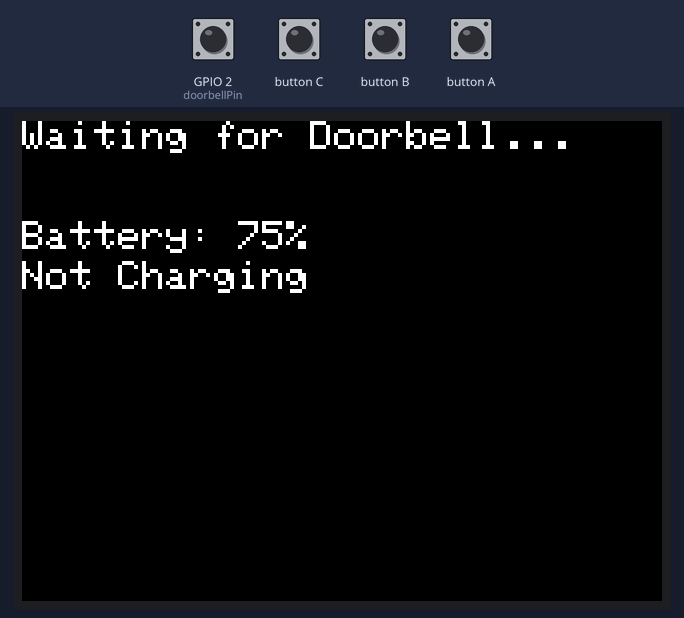
The sketch below on a simulated ESP32. Parts: 320×240 colour display. Inputs (shaded band) come from the test bench; at power-on: GPIO 2 (doorbellPin) HIGH. WiFi joins after 1.5 s; servers stay silent unless stated; uploads are accepted with an empty reply; what the sketch prints to the serial monitor is not drawn.

Above: at 3.0 s.
3.1 s: GPIO 2 (doorbellPin) driven LOW
At 4.4 s:
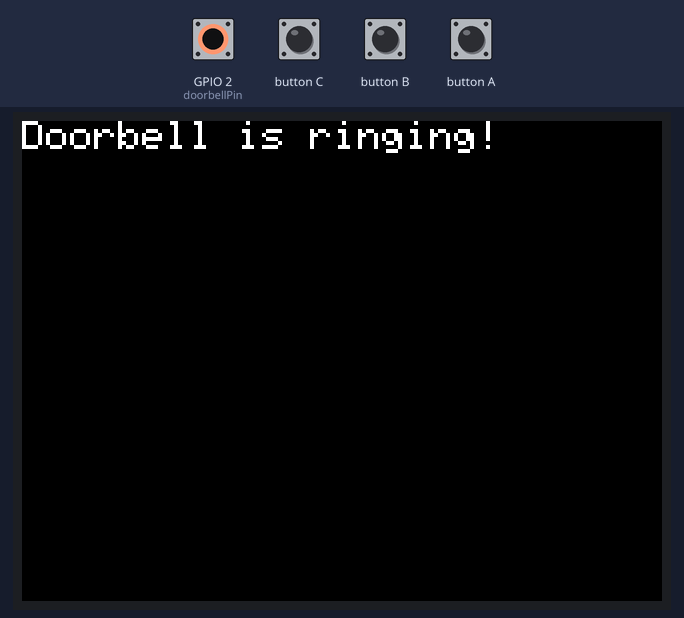
7.7 s: GPIO 2 (doorbellPin) pulsed LOW 5 times (0.12 s each, 0.3 s apart)
At 8.48 s:
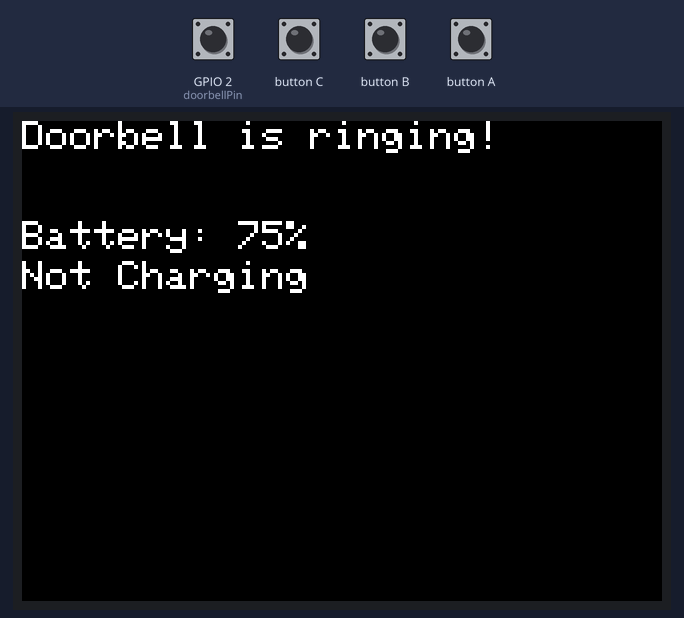
At 15.9 s:
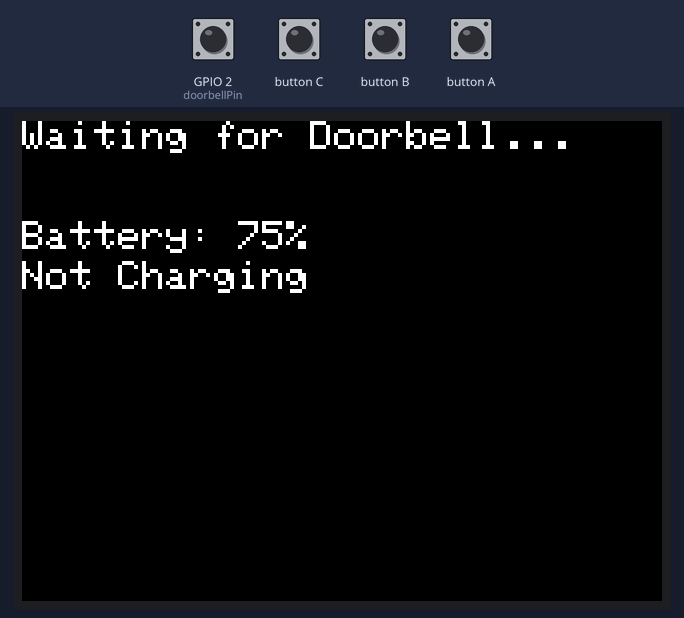
Timing chart, 0 to 16.7 s (numbered marks = the images above; inputs shaded):
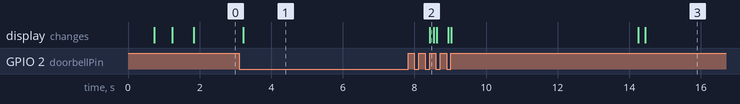

Measured:
- after the input at 3.1 s, the display: changes after 0.12 s (image 1)
- after the input at 7.7 s, the display: first differs from a run without the input after 0.83 s (image 3 shows a later state)

The sketch:

doorring.ino
```cpp
#include <M5Stack.h>  // M5Stackライブラリのインクルード
#include <WiFi.h>
#include <HTTPClient.h>

const char* ssid = "ssid";            // Wi-FiのSSID
const char* password = "pass";     // Wi-Fiのパスワード
const String lineToken = "Token"; // LINEチャネルアクセストークン

const int doorbellPin = 2;  // ドアホンのA接点出力を接続するGPIOピン番号
int previousState = HIGH;

void setup() {
  M5.begin();           // M5Stackの初期化
  M5.Power.begin();
  if(!M5.Power.canControl()) {
    //can't control.
    M5.Lcd.print("NG");
    return;
  }
  M5.Lcd.clear();       // LCD画面のクリア
  M5.Lcd.setTextSize(2); // テキストサイズの設定
  Serial.begin(115200);
  pinMode(doorbellPin, INPUT_PULLUP);

  // Wi-Fi接続
  WiFi.begin(ssid, password);
  M5.Lcd.print("Connecting to WiFi");
  while (WiFi.status() != WL_CONNECTED) {
    delay(500);
    Serial.print(".");
    M5.Lcd.print(".");
  }
  Serial.println("\nWiFi Connected");
  M5.Lcd.clear();
  M5.Lcd.setCursor(0, 0);
  M5.Lcd.print("Waiting for Doorbell...");
}

void loop() {
  int currentState = digitalRead(doorbellPin);

  // ドアホンが鳴ったとき（A接点がONになったとき）通知を送信しLCDに表示
  if (currentState == LOW && previousState == HIGH) {
    M5.Lcd.clear();
    M5.Lcd.setCursor(0, 0);
    M5.Lcd.print("Doorbell is ringing!");
    sendLineBroadcast("ドアホンが鳴りました！");
    delay(5000); // 過剰な通知を防ぐために少し待機
  } else if (currentState == HIGH && previousState == LOW) {
    M5.Lcd.clear();
    M5.Lcd.setCursor(0, 0);
    M5.Lcd.print("Waiting for Doorbell...");
  }

  previousState = currentState;

/*
  // Aボタンが押されたときにLINE通知をテスト送信
  if (M5.BtnA.wasPressed()) {
    M5.Lcd.clear();
    M5.Lcd.setCursor(0, 0);
    M5.Lcd.print("Sending test notification...");
    sendLineBroadcast("テスト通知: ボタンAが押されました");
  }
*/

  // バッテリーと充電状況を表示
  displayBatteryStatus();

  M5.update();  // ボタン状態の更新

  delay(100); // 短い待機時間で状態チェック
}

void sendLineBroadcast(String message) {
  if (WiFi.status() == WL_CONNECTED) {
    HTTPClient http;
    http.begin("https://api.line.me/v2/bot/message/broadcast");
    http.addHeader("Content-Type", "application/json");
    http.addHeader("Authorization", "Bearer " + lineToken);

    String jsonPayload = "{\"messages\":[{\"type\":\"text\",\"text\":\"" + message + "\"}]}";

    int httpResponseCode = http.POST(jsonPayload);

    if (httpResponseCode > 0) {
      Serial.printf("Message broadcasted: %d\n", httpResponseCode);
    } else {
      Serial.printf("Error broadcasting message: %s\n", http.errorToString(httpResponseCode).c_str());
    }

    http.end();
  } else {
    Serial.println("WiFi not connected");
  }
}

void displayBatteryStatus() {
  // バッテリー残量と充電状態の取得
  int batteryLevel = M5.Power.getBatteryLevel();      // バッテリー残量を取得
  bool isCharging = M5.Power.isCharging();            // 充電中かどうかを取得

  // バッテリー情報の表示
  M5.Lcd.setCursor(0, 50);
  M5.Lcd.printf("Battery: %d%%", batteryLevel);
  M5.Lcd.setCursor(0, 70);
  M5.Lcd.print(isCharging ? "Charging..." : "Not Charging");
}
```
